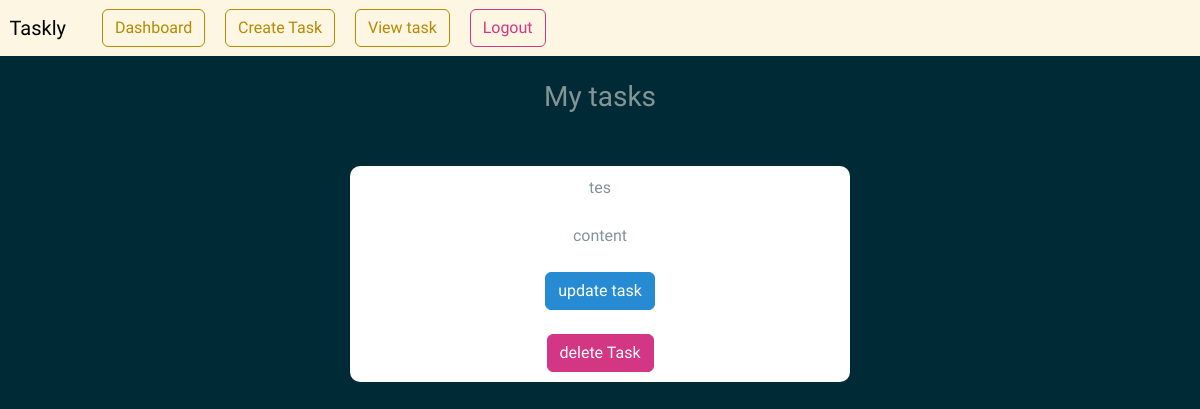
Before: /view_task (signed in) with the older database file.
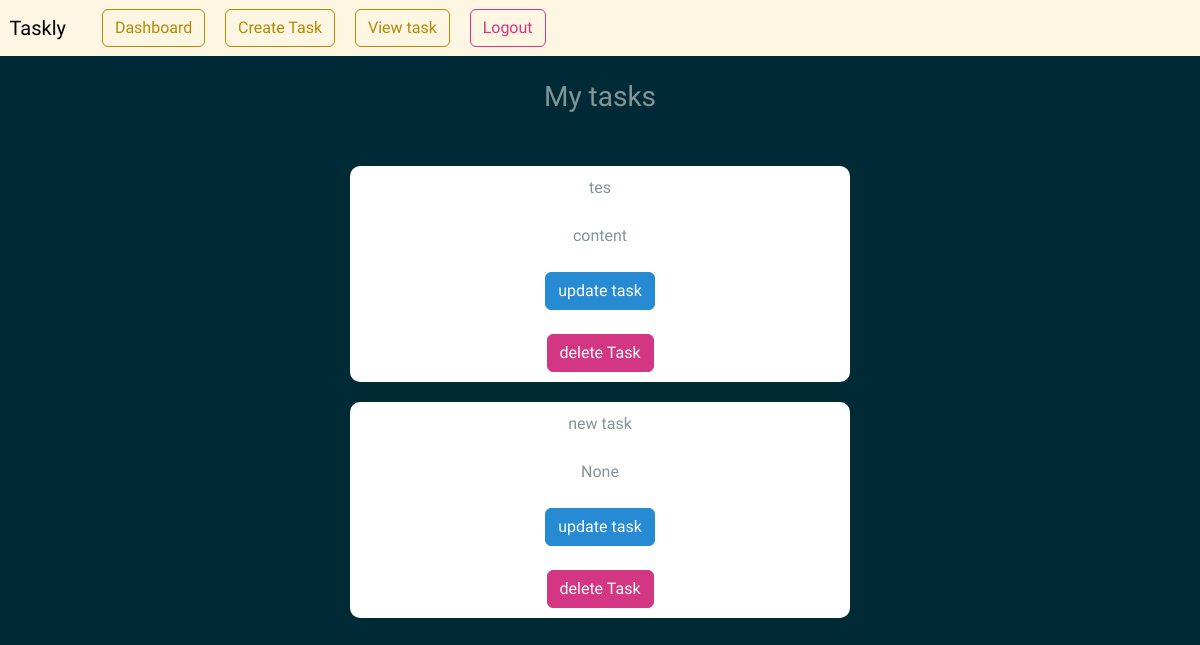
After: the same page with the newer database file.
### todo/models.py (models this page shows)
class Task(models.Model):
    title  =  models.CharField(max_length=100, null=True)
    content = models.CharField(max_length=300, null=True, blank=True)
    date_posted = models.DateTimeField(auto_now_add=True, null=True)
    user = models.ForeignKey(User,on_delete=models.CASCADE)

### todo/views.py (the view)
# urls.py: path('view_task', views.viewTask, name='view_task'),
@login_required(login_url='my-login')
def viewTask(request):
   current_user = request.user.id
   task = Task.objects.all().filter(user=current_user)
   context  =  {"task":task}
   return render(request, 'profile/view_task.html', context=context)

### templates/profile/view_task.html (shortened to what this page needs)
{% load static %}
{% load  crispy_forms_tags %}
<!DOCTYPE html>
<html lang="en">
<head>
    <link rel="stylesheet" href="{% static 'css/style.css' %}">
    <link rel="stylesheet" href="https://bootswatch.com/5/solar/bootstrap.min.css">
</head>
<body>
    {%include 'profile/base.html'%}
        <h3 style="text-align: center;">My tasks</h3>
        <br>
        {% for tsk in task %}
            <div  class="container bg-white shadow-mid p-6 form-layout " style="width: 500px; margin: 20px auto; text-align: center;">
                {{tsk.title}}
                <br>
                <br>
                {{tsk.content}}
                <br><br>
                <a href="{% url 'update_task' tsk.id %}"  class="btn btn-info navbar-btn" type="button">update task</a>
                <br><br>
                <a href="{% url 'delete_task' tsk.id  %} "  class="btn btn-danger navbar-btn" type="button">delete Task</a>
            </div>
        {% endfor %}
</body>
</html>

### templates/profile/base.html (shortened to what this page needs)
<nav class="navbar navbar-expand-lg navbar-light bg-light justify-content-center">
    <a class="navbar-brand main-heading">
      &nbsp; Taskly
    </a>
      <div class="collapse navbar-collapse text-center" id="navbarNavDropdown">
        <ul class="navbar-nav ml-auto">
          <li class="nav-item">
            <a class="btn btn-outline-primary navbar-btn" type="button" href="{% url 'dashboard' %}">Dashboard</a>
          </li>
          <li class="nav-item">
            <a class="btn btn-outline-primary navbar-btn" type="button" href="{% url 'create_task' %}">Create Task</a>
          </li>
          <li class="nav-item">
            <a class="btn btn-outline-primary navbar-btn" type="button" href="{% url 'view_task' %}">View task</a>
          </li>
          <li class="nav-item">
            <a class="btn btn-outline-danger navbar-btn" type="button" href="{% url 'my-logout' %}">Logout</a>
          </li>
        </ul>
      </div>
</nav>
<br>

### static/css/style.css (style rules this page uses)
h3 { color: rgb(255, 0, 43); }
.form-layout { border-radius: 10px; padding: 10px; }

Changed rows visible on the page:
added Task: title "new task", content "None"
